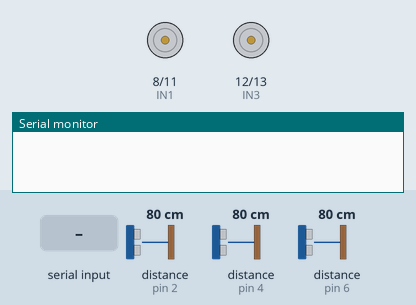
This sketch was run on a simulated Arduino Uno, built with avr-gcc and run on an emulated ATmega328P. Shown: motor-driver pin pairs drawn as motors (green arrow = first pin HIGH = forward, orange = second pin HIGH = backward, longer = more drive, scaled by the enable pin), the last lines printed to the serial monitor. The inputs (shaded band) are chosen by the test bench; at power-on: distance to the obstacle (sensors on pin 4, pin 2, pin 6) 80 cm. The echo pulse lasts 58.3 µs per cm; random numbers use the default seed unless the sketch sets one.

Above: at 1.2 s.
1.3 s: "u" received over Serial
At 3.2 s:
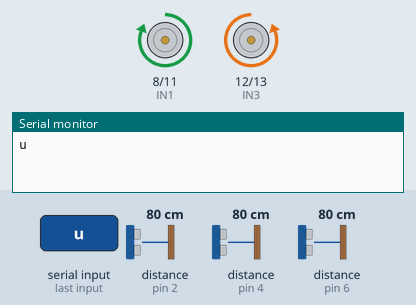
3.8 s: distance to the obstacle (sensor on pin 4) set to 42 cm
5.3 s: distance to the obstacle (sensor on pin 4) set to 37 cm
At 6.4 s:
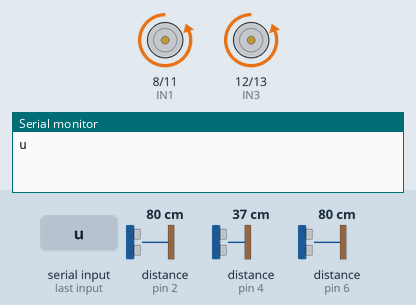
8.3 s: distance to the obstacle (sensor on pin 2) set to 2 cm
At 9.33 s:
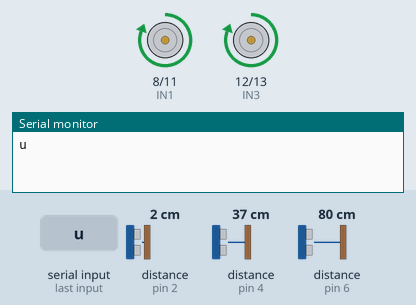
11.3 s: "s" received over Serial
14.3 s: "d" received over Serial
At 16.4 s:
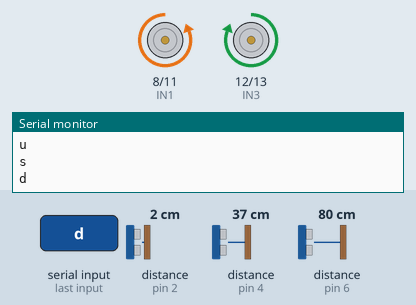
Timing chart, 0 to 17.7 s (numbered marks = the images above; inputs shaded):
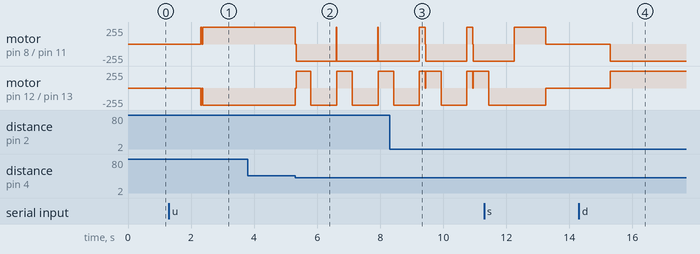

The sketch:

magellan.ino
```cpp
#include <SoftwareSerial.h>
#include <NewPing.h>

//motor outputs
#define EA 9
#define EB 10
#define IN1 8
#define IN2 11
#define IN3 12
#define IN4 13
//sensor
#define TRIGGER_PIN_L  3
#define ECHO_PIN_L     2

#define TRIGGER_PIN_R  5
#define ECHO_PIN_R     4

#define TRIGGER_PIN_C  7
#define ECHO_PIN_C     6

#define MAX_DISTANCE 1000

NewPing sonarl(TRIGGER_PIN_L, ECHO_PIN_L, MAX_DISTANCE);
NewPing sonarc(TRIGGER_PIN_C, ECHO_PIN_C, MAX_DISTANCE);
NewPing sonarr(TRIGGER_PIN_R, ECHO_PIN_R, MAX_DISTANCE);
//velocidad
#define maxspeed 255
#define halfspeed 177
//variables
boolean evasion=true;
boolean movement=false;
const float pi = 3.14;
int vel = maxspeed;

void setup() {
  // initializing motor outputs
  pinMode(EA, OUTPUT);
  pinMode(EB, OUTPUT);
  pinMode(IN1, OUTPUT);
  pinMode(IN2, OUTPUT);
  pinMode(IN3, OUTPUT);
  pinMode(IN4, OUTPUT);
  // motor enablers
  digitalWrite(EA, HIGH);
  digitalWrite(EB, HIGH);
  //initializing serial ports
  Serial.begin(115200);
  Serial.flush();
  randomSeed(analogRead(0));
}

// the loop routine runs over and over again forever:
void loop() {

  // Dispatch incoming characters
  while (Serial.available() == 0) {
    if (movement==true){
      obstaculo();
      forward();
    }else{}
  }
  String input = Serial.readString();
  Serial.println(input);
  if(input == "u"){
    forward();
  }else if(input == "d"){
    backward();
  }else if(input == "s"){
    halt();
  }else if(input == "g"){
    evasion = false;
  }else{
    float ang  = input.toFloat();
    int secs = (int) (ang*1600)/360;
    if (secs > 0){
      right(secs);
    }else{
      left(secs);
    }
  }
}
//subroutines
void obstaculo(){
  int leftDist = sonarl.ping_cm();
  if (leftDist < 40){
    if (evasion == true){
      right(200);
    }else{
      left(200);
    }
  }
  int rightDist = sonarc.ping_cm();
  if (rightDist < 40){
    if (evasion == true){
      left(200);
    }else{
      right(200);
    }
  }
  int centralDist = sonarr.ping_cm();
  if (centralDist < 40){
    if (evasion == true){
      backward();
      delay(500);
      if (random(1) == 0){
        left(800);
      }else{
        right(800);
      }
    }else{
      if (centralDist < 10){
        delay(100);
        halt();
        while(true){}
      }
    }
  }
}

void left(int secs){
  halt();
  analogWrite(IN2,maxspeed);
  analogWrite(IN4,maxspeed);
  delay(secs);
  halt();
}
void right(int secs){
  halt();
  analogWrite(IN1,maxspeed);
  analogWrite(IN3,maxspeed);
  delay(secs);
  halt();
}
void forward(){
  halt();
  analogWrite(IN1,vel);
  analogWrite(IN4,vel);
  movement=true;
  //Serial.println("se esta moviendo hacia atras");
}
void backward(){
  halt();
  analogWrite(IN2,vel);
  analogWrite(IN3,vel);
  //Serial.println("se esta moviendo hacia adelante");
}
void halt(){
  analogWrite(IN1,0);
  analogWrite(IN2,0);
  analogWrite(IN3,0);
  analogWrite(IN4,0);
  movement=false;
  //Serial.println("se detuvo");
}
```

Measured:
- the behaviour switches between 40 and 39 cm on distance to the obstacle (sensor on pin 4) (found by bisection; images 1 and 2)
- after the input at 1.3 s, motor on pin 8 (IN1) / pin 11 (IN2): stopped → forward 255/255 after 1.0 s; motor on pin 12 (IN3) / pin 13 (IN4): stopped → backward 255/255 after 1.0 s
- after the input at 3.8 s, every drawn part: stays the same
- after the input at 5.3 s, motor on pin 8 (IN1) / pin 11 (IN2): forward 255/255 → backward 255/255 at once; motor on pin 12 (IN3) / pin 13 (IN4): alternates forward 255/255 for 0.50 s and backward 255/255 for 0.81 s, starting at once
- after the input at 14.3 s, motor on pin 8 (IN1) / pin 11 (IN2): stopped → backward 255/255 after 1.0 s; motor on pin 12 (IN3) / pin 13 (IN4): stopped → forward 255/255 after 1.0 s
